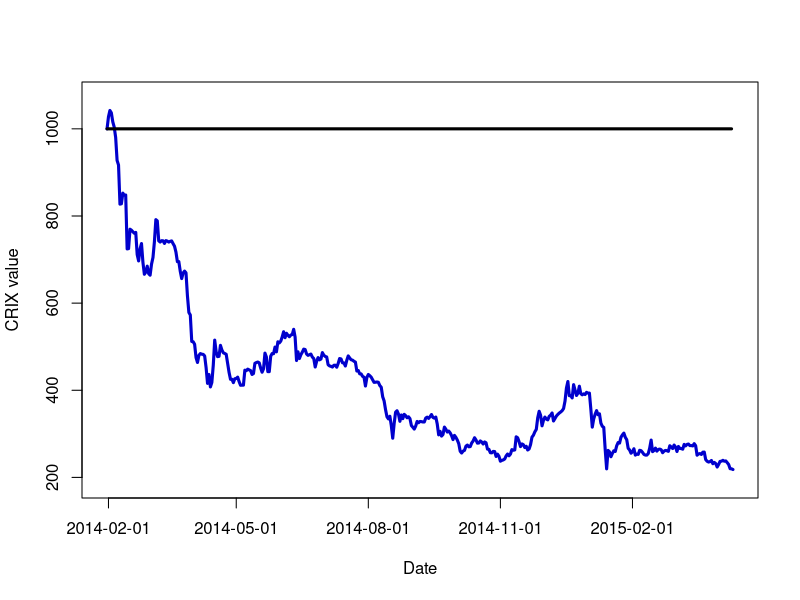

Here is the R script that generated this plot:
# ------------------------------------------------------------------------------
# Book: CRIX
# ------------------------------------------------------------------------------
# Quantlet: CRIXindex
# ------------------------------------------------------------------------------
# Description:  CRIXindex gives a plot which shows the performance of the 
#               cryptocurrency index CRIX.
# ------------------------------------------------------------------------------
# Usage: -
# ------------------------------------------------------------------------------
# Inputs: crix.csv
# ------------------------------------------------------------------------------
# Output: Returns a plot with the CRIX.
# ------------------------------------------------------------------------------
# Example: Plot with the CRIX.
# ------------------------------------------------------------------------------
# See also: CRIXBtcLtcXrp, CRIXESout, CRIXbic, CRIXinmark, CRIXmarket
# ------------------------------------------------------------------------------
# Keywords: CRIX, index, cryptocurrency, crypto, plot
# ------------------------------------------------------------------------------
# Author: Simon Trimborn
# ------------------------------------------------------------------------------


rm(list = ls(all = TRUE))
# please change your working directory 
# setwd('C:/...')
# 
plot_crix = read.csv("crix.csv", header = T, row.names = 1)
# 
line_index        = rep(1000, dim(plot_crix)[1])
names(line_index) = rownames(plot_crix)
plot_xaxis        = c(as.Date(rownames(plot_crix)[1]) - 1, 
  as.Date(rownames(plot_crix)))
plot(c(1000, plot_crix$Price), type = "l", col = "blue3", lwd = 3, 
  ylim = c(min(plot_crix) - 30, max(plot_crix) + 30), xlab = "Date", 
  ylab = "CRIX value", xaxt = "n")
axis(1, at = c(2, 91, 183, 275, 367), 
  labels = plot_xaxis[c(2, 91, 183, 275, 367)])
lines(line_index, type = "l", lwd = 3) 
